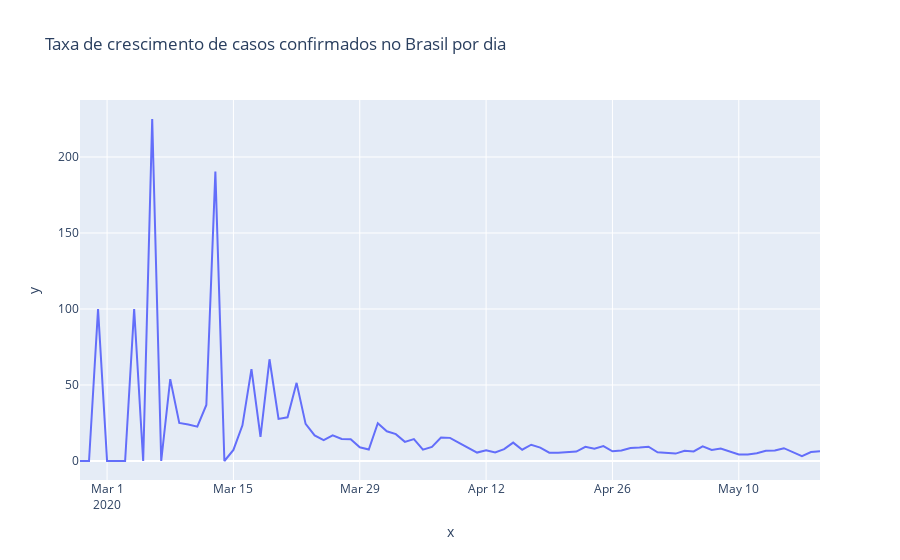

Source (notebook cell):
### Code cell
primeiro_dia = brasil.observationdate.loc[brasil.confirmed > 0].min()

px.line(x=pd.date_range(primeiro_dia, brasil.observationdate.max())[1:],
        y=tx_dia, title='Taxa de crescimento de casos confirmados no Brasil por dia')
